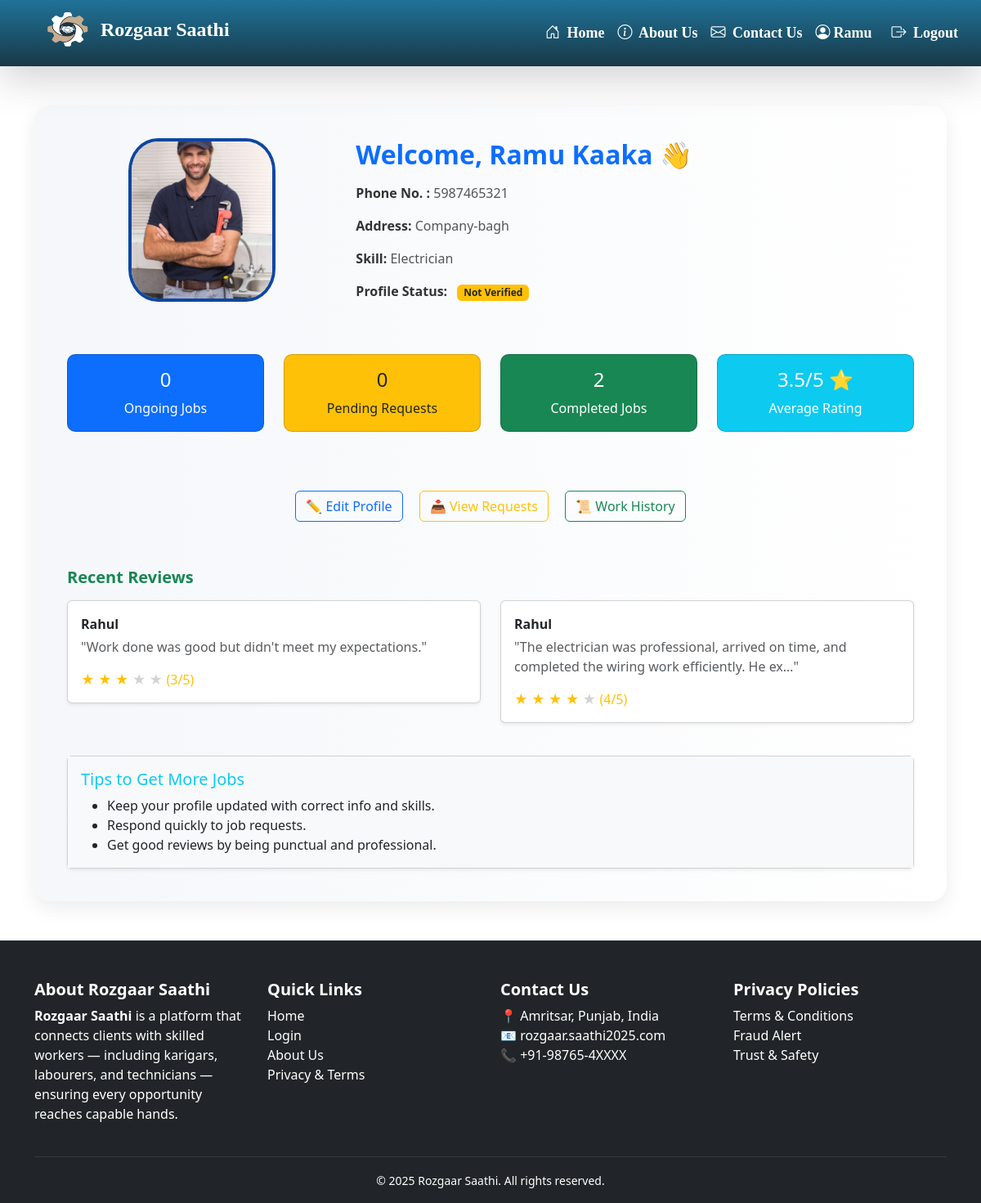
Screenshot of /hunarbaaz/dashboard/ (signed in) with the database file from the repository.
### hunarbaaz/models.py (models this page shows, shortened)
class Hunarbaaz(models.Model):
    SKILL_CHOICES = [
        ('', 'Tell us your skill'),  # placeholder
        ('Construction', 'Construction'),
        ('Electrician', 'Electrician'),
        ('Painter', 'Painter'),
        ('Domestic Worker', 'Domestic Worker'),
        ('Plumber', 'Plumber'),
        ('Carpenter', 'Carpenter'),
        ('Electronics Repair', 'Electronics Repair'),
        ('Mechanic', 'Mechanic'),
        ('Others', 'Others'),
    ]
    locations=[
        ('','select you location'),
        ('Vallah/Verka','Vallah/Verka'),
        ('Hall Bazaar','Hall Bazaar'),
        ('Ranjit-Avenue','Ranjit-Avenue'),
        ('Company-bagh','Company-bagh'),
        ('Golden-gate','Golden-gate'),
        ('Putlighar','Putlighar'),
        ('Ramgharia gate','Ramgharia gate'),
        ('Batala-road','Batala-road'),
        ('Majitha-road','Majitha-road'),
        ('Ram Bagh','Ram Bagh'),
        ('other','other')
    ]
    user = models.OneToOneField(User, on_delete=models.CASCADE)
    full_name = models.CharField(max_length=100)
    mobile = models.CharField(max_length=12,unique=True,validators=[mobile_validator])
    skill = models.CharField(max_length=50, choices=SKILL_CHOICES)
    location = models.CharField(max_length=100, choices=locations)
    experience = models.PositiveIntegerField(help_text="Years of experience")
    aadhaar_number = models.CharField(max_length=12,unique=True,validators=[aadhaar_validator])
    wages = models.PositiveIntegerField(help_text="required pay for 8 hours" ,blank=False,null=False, default=False)
    profile_pic = models.ImageField(upload_to='hunarbaaz/profile_pics/',null=True, blank=True)
    work_sample_1=models.ImageField(upload_to='hunarbaaz/work_samples/', null=True, blank=True)
    work_sample_2=models.ImageField(upload_to='hunarbaaz/work_samples/', null=True, blank=True)
    work_sample_3=models.ImageField(upload_to='hunarbaaz/work_samples/', null=True, blank=True)
    is_verified = models.BooleanField(default=False)
    created_at = models.DateTimeField(auto_now_add=True)

### client/models.py (models this page shows, shortened)
class PostRequest(models.Model):
    client = models.ForeignKey(User, on_delete=models.CASCADE, related_name='sent_requests')
    hunarbaaz = models.ForeignKey('hunarbaaz.Hunarbaaz', on_delete=models.CASCADE, related_name='received_requests')
    job_description = models.TextField()
    location = models.CharField(max_length=100)
    start_date = models.DateField(help_text="Start date of the job",null=False,blank=True)
    end_date = models.DateField(help_text="Expected completion date",null=False,blank=True)
    JOB_TYPE_CHOICES = [
        ('residential', 'Residential'),
        ('commercial', 'Commercial'),
    ]
    job_type = models.CharField(max_length=20,choices=JOB_TYPE_CHOICES,default='residential',help_text="Type of job location")
    working_hours = models.PositiveIntegerField(
        null=True,
        blank=True,
        help_text="Estimated total working hours for this job"
    )
    is_accepted = models.BooleanField(null=True, blank=True)  # None = Pending, True = Accepted, False = Rejected
    is_completed = models.BooleanField(default=False)
    is_cancelled = models.BooleanField(default=False, help_text="Whether the client has cancelled the request")
    created_at = models.DateTimeField(auto_now_add=True)
    rating = models.IntegerField(
    validators=[MinValueValidator(1), MaxValueValidator(5)],
    null=True,
    blank=True,
    help_text="Client rating after completion (1 to 5)"
)
    review = models.TextField(null=True, blank=True, help_text="Optional client feedback")

### hunarbaaz/views.py (the view)
# urls.py: path('dashboard/', views.hunarbaaz_dashboard, name='hunarbaaz_dashboard'),
@login_required
def hunarbaaz_dashboard(request):
    try:
        profile = Hunarbaaz.objects.get(user=request.user)
    except Hunarbaaz.DoesNotExist:
        return redirect('hunarbaaz:edit_profile')
    requests = PostRequest.objects.filter(hunarbaaz=profile)
    recent_reviews = PostRequest.objects.filter(
        hunarbaaz=profile,
        is_completed=True,
        rating__isnull=False,
        review__isnull=False
    ).order_by('-created_at')[:4]
    average_rating = recent_reviews.aggregate(Avg('rating'))['rating__avg']
    average_rating = round(average_rating, 1) if average_rating else 0
    context = {
        'name': profile.full_name,
        'profile_pic': profile.profile_pic.url if profile.profile_pic else None,
        'location': profile.location,
        'skills': [profile.skill] if profile.skill else ['Not Set'],
        'aadhaar_verified': profile.is_verified,
        'pending_requests': requests.filter(is_accepted__isnull=True).count(),
        'ongoing_jobs': requests.filter(is_completed=False,is_accepted=True).count(),
        'completed_jobs': requests.filter(is_completed=True).count(),
        'rating': average_rating,
        'recent_reviews': recent_reviews
    }
    return render(request, 'hunarbaaz/dashboard.html', context)

### hunarbaaz/templates/hunarbaaz/dashboard.html
{% extends 'base/base.html' %}
{% load static %}
{% block content %}
<link rel="stylesheet" href="{% static 'hunarbaaz/css/dashboard.css' %}">
<div class="container mt-5">
  <div class="dashboard-box mb-5">
    <div class="row align-items-center mb-4">
      <div class="col-md-4 text-center">
        {% if user.hunarbaaz.profile_pic %}
          <img src="{{ user.hunarbaaz.profile_pic.url }}" alt="Profile Picture" class="profile-pic mb-3">
        {% else %}
          <img src="{% static 'base/images/default-user.png' %}" alt="Default" class="profile-pic mb-3">
        {% endif %}
      </div>
      <div class="col-md-8">
        <h2 class="fw-bold text-primary mb-3">Welcome, {{ user.hunarbaaz.full_name }} 👋</h2>
        <p><span class="info-label">Phone No. :</span> <span class="info-value">{{ user.hunarbaaz.mobile }}</span></p>
        <p><span class="info-label">Address:</span> <span class="info-value">{{ user.hunarbaaz.location }}</span></p>
        <div class="mt-2">
          {% for skill in skills %}
            {% if skill != 'Not Set' %}
              <p><span class="info-label">Skill: </span><span class ="info-value"> {{ skill }}</span>
            {% endif %}
          {% endfor %}
          <p>
          <span class="info-label"> Profile Status:</span>
          {% if aadhaar_verified %}
            <span class="badge bg-success ms-2">Verified</span>
          {% else %}
            <span class="badge bg-warning text-dark ms-2">Not Verified</span>
          {% endif %}
        </p>
        </div>
      </div>
    </div>
    <div class="row text-center mb-4 mt-5">
      <div class="col-md-6 col-lg-3 mb-3">
        <div class="card stat-card bg-primary text-white">
          <div class="card-body">
            <h4>{{ ongoing_jobs }}</h4>
            <p class="mb-0">Ongoing Jobs</p>
          </div>
        </div>
      </div>
      <div class="col-md-6 col-lg-3 mb-3">
        <div class="card stat-card bg-warning text-dark">
          <div class="card-body">
            <h4>{{ pending_requests }}</h4>
            <p class="mb-0">Pending Requests</p>
          </div>
        </div>
      </div>
      <div class="col-md-6 col-lg-3 mb-3">
        <div class="card stat-card bg-success text-white">
          <div class="card-body">
            <h4>{{ completed_jobs }}</h4>
            <p class="mb-0">Completed Jobs</p>
          </div>
        </div>
      </div>
      <div class="col-md-6 col-lg-3 mb-3">
        <div class="card stat-card bg-info text-white">
          <div class="card-body">
            <h4>{{ rating }}/5 ⭐</h4>
            <p class="mb-0">Average Rating</p>
          </div>
        </div>
      </div>
    </div>
    <div class="text-center quick-links mb-5 mt-5">
      <a href="{% url 'hunarbaaz:edit_profile' %}" class="btn btn-outline-primary m-2">✏ Edit Profile</a>
      <a href="{% url 'hunarbaaz:view_requests' %}" class="btn btn-outline-warning m-2">📥 View Requests</a>
      <a href="{% url 'hunarbaaz:work_history' %}" class="btn btn-outline-success m-2">📜 Work History</a>
    </div>
    <div class="mt-4">
      <h5 class="fw-bold text-success mb-3">Recent Reviews</h5>
      <div class="row">
        {% for review in recent_reviews %}
          <div class="col-md-6">
            <div class="card mb-3 shadow-sm">
              <div class="card-body">
                <p class="mb-1"><strong>{{ review.client.username }}</strong></p>
                <p class="text-muted">"{{ review.review|truncatechars:100 }}"</p>
                <p class="text-warning mb-0">
                  {% for i in '12345'|make_list %}
                    {% if forloop.counter <= review.rating %}
                      ★
                    {% else %}
                      <span style="color: lightgray;">★</span>
                    {% endif %}
                  {% endfor %} ({{ review.rating }}/5)
                </p>
              </div>
            </div>
          </div>
        {% empty %}
          <p class="text-muted">No reviews yet.</p>
        {% endfor %}
      </div>
    </div>
    <div class="card mt-4 shadow-sm">
      <div class="card-body bg-light">
        <h5 class="text-info">Tips to Get More Jobs</h5>
        <ul class="mb-0">
          <li>Keep your profile updated with correct info and skills.</li>
          <li>Respond quickly to job requests.</li>
          <li>Get good reviews by being punctual and professional.</li>
        </ul>
      </div>
    </div>
  </div>
</div>
{% endblock %}

### base/templates/base/base.html (shortened to what this page needs)
{% load static %}
<!DOCTYPE html>
<html lang="en">
<head>
    <link href="https://cdn.jsdelivr.net/npm/bootstrap@5.3.0/dist/css/bootstrap.min.css" rel="stylesheet">
<link rel="stylesheet" href="https://cdnjs.cloudflare.com/ajax/libs/font-awesome/6.5.0/css/all.min.css">
<link href="https://cdn.jsdelivr.net/npm/bootstrap-icons@1.10.5/font/bootstrap-icons.css" rel="stylesheet">
<link rel="stylesheet" href="{% static 'base/css/style.css' %}">
<link rel="stylesheet" href="{% static 'base/css/login.css' %}">
<link href="https://cdn.jsdelivr.net/npm/aos@2.3.4/dist/aos.css" rel="stylesheet">
</head>
<body>
<nav class="navbar navbar-expand-lg navbar-dark shadow-lg">
  <div class="container-fluid" id="navbar-cont">
    <a class="navbar-brand fw-bold fs-4 d-flex align-items-center" href="{% url 'home' %}">
      <img src="{% static 'base/images/logo.png' %}" style="height: 55px; width: 65px;" class="me-2">
      <span class="text-white">Rozgaar Saathi</span>
    </a>
    <div class="collapse navbar-collapse justify-content-end" id="navbarNav">
      <ul class="navbar-nav align-items-center">
        <li class="nav-item">
          <a class="nav-link nav-anim" href="{% url 'home' %}">
            <i class="bi bi-house-door me-1"></i> Home
          </a>
        </li>
        <li class="nav-item">
          <a class="nav-link nav-anim" href="{% url 'about' %}">
            <i class="bi bi-info-circle me-1"></i> About Us
          </a>
        </li>
        <li class="nav-item">
          <a class="nav-link nav-anim" href="{% url 'reviews:contact_review' %}">
            <i class="bi bi-envelope me-1"></i> Contact Us
          </a>
        </li>
        {% if user.is_authenticated %}
          {% if user.clientprofile %}
          <li class="nav-item">
              <a class="nav-link nav-anim" href="{% url 'client:all_profiles' %}">
                <i class="bi bi-people me-1"></i> Browse Hunarbaaz
              </a>
            </li>
            <li class="nav-item">
              <a class="nav-link nav-anim" href="{% url 'client:client_dashboard' %}">
               <i class="bi bi-person-circle me-1"></i> {{ user.username }}
              </a>
            </li>
          {% elif user.hunarbaaz %}
            <li class="nav-item">
              <a class="nav-link nav-anim" href="{% url 'hunarbaaz:hunarbaaz_dashboard' %}">
                <i class="bi bi-person-circle me-1"></i>{{ user.username }}
              </a>
            </li>
          {% endif %}
          <li class="nav-item">
            <form method="post" action="{% url 'logout' %}" class="d-inline">
              <button type="submit" class="btn nav-link nav-anim ms-2">
                <i class="bi bi-box-arrow-right me-1"></i> Logout
              </button>
            </form>
          </li>
        {% else %}
          <li class="nav-item">
            <a class="nav-link nav-anim" href="{% url 'login' %}">
              <i class="bi bi-box-arrow-in-right me-1"></i> Login / Register
            </a>
          </li>
        {% endif %}
      </ul>
    </div>
  </div>
</nav>
{% block content %}{% endblock %}
<footer class="bg-dark text-white pt-5">
  <div class="container">
    <div class="row gy-4">
      <div class="col-md-3 col-sm-6">
        <h5 class="fw-bold">About Rozgaar Saathi</h5>
        <p>
          <strong>Rozgaar Saathi</strong> is a platform that connects clients with skilled workers — including karigars, labourers, and technicians — ensuring every opportunity reaches capable hands.
        </p>
      </div>
      <div class="col-md-3 col-sm-6">
        <h5 class="fw-bold">Quick Links</h5>
        <ul class="list-unstyled">
          <li><a href="{% url 'home' %}" class="text-white text-decoration-none">Home</a></li>
          <li><a href="{% url 'login' %}" class="text-white text-decoration-none">Login</a></li>
          <li><a href="{% url 'about' %}" class="text-white text-decoration-none">About Us</a></li>
          <li><a href="{% url 'privacy_terms' %}" class="text-white text-decoration-none">Privacy & Terms</a></li>
        </ul>
      </div>
      <div class="col-md-3 col-sm-6">
        <h5 class="fw-bold">Contact Us</h5>
        <ul class="list-unstyled">
          <li>📍 Amritsar, Punjab, India</li>
          <li>📧 rozgaar.saathi2025.com</li>
          <li>📞 +91-98765-4XXXX</li>
        </ul>
      </div>
      <div class="col-md-3 col-sm-6">
        <h5 class="fw-bold">Privacy Policies</h5>
        <ul class="list-unstyled">
          <li>Terms & Conditions</li>
          <li>Fraud Alert</li>
          <li>Trust & Safety</li>
        </ul>
      </div>
    </div>
    <hr class="border-secondary mt-4">
    <div class="text-center pb-3">
      <small>&copy; 2025 Rozgaar Saathi. All rights reserved.</small>
    </div>
  </div>
</footer>
</html>

### base/static/base/css/style.css (style rules this page uses)
body { background-color: white; }
ul { z-index: 9999; }
.navbar { background: linear-gradient(to top, #183947, #207298); backdrop-filter: blur(10px); transition: background 0.3s ease-in-out; font-family: chiller; }
.navbar-brand { width: 410px; padding: 0 0 10px 10px; }
#navbarNav { background: none; width: auto; z-index: 9999; position: relative; }
#navbar-cont { padding: 0 20px 0 40px; z-index: 999; }
.navbar-collapse { z-index: 9999; background-color: #212529; }
.navbar-nav .nav-link { font-size: 18px; font-weight: bold; background: none; transition: all 0.3s ease; position: relative; color: white; border-radius: 8px; padding: 8px 16px; display: inline-block; }
.navbar-nav .nav-link::after, .nav-link::after { display: none !important; }

### hunarbaaz/static/hunarbaaz/css/dashboard.css (style rules this page uses)
.profile-pic { width: 180px; height: 200px; object-fit: cover; border-radius: 20%; border: 4px solid #0d47a1; }
.dashboard-box { background: linear-gradient(to right, #f5f7fa, #ffffff); padding: 2.5rem; border-radius: 1.25rem; box-shadow: 0 8px 24px rgba(0, 0, 0, 0.08); }
.info-label { font-weight: 600; color: #333; }
.info-value { color: #555; }
.stat-card { border-radius: 10px; transition: all 0.3s ease; }
.quick-links a { text-decoration: none !important; }

### rows the page displays
Hunarbaaz: skills "Electrician"
PostRequest: client.username "Rahul", review "Work done was good but didn't meet my expectations.", rating "3"
PostRequest: client.username "Rahul", review "The electrician was professional, arrived on time, and completed the wiring work efficiently. He ex…", rating "4"

### other values shown
{{ user.username }} "Ramu"
{{ user.hunarbaaz.full_name }} "Ramu Kaaka"
{{ user.hunarbaaz.mobile }} "5987465321"
{{ user.hunarbaaz.location }} "Company-bagh"
{{ ongoing_jobs }} "0"
{{ pending_requests }} "0"
{{ completed_jobs }} "2"
{{ rating }} "3.5"
